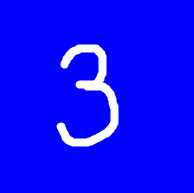
#> input picture LV6/test.png, 194 x 193 px, found by its file name
$ python Skripta_6_2.py
#> lines starting #> are read from the running program, lines starting #| are printed output that depends on the picture
from matplotlib import pyplot as plt
from skimage.transform import resize
from skimage import color
import matplotlib.image as mpimg
import numpy as np
import joblib

# ucitaj sliku i prikazi ju
filename = 'LV6/test.png'

img = mpimg.imread(filename)
#> img is the input picture: shape (193, 194, 4) float32; mean R, G, B, A 0.0487, 0.0487, 1, 1
img = color.rgb2gray(img[:,:,0:3])
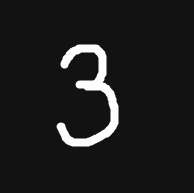
#> img: shape (193, 194) float32; min 0.0721, max 1, mean 0.117
img = resize(img, (28, 28))
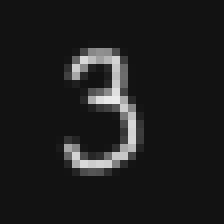
#> img: shape (28, 28) float32 (shown 8 times larger); min 0.0721, max 0.923, mean 0.117

plt.figure()
plt.imshow(img, cmap=plt.get_cmap('gray'))
plt.show()


# TODO: prebacite sliku u vektor odgovarajuce velicine
img = np.reshape(img,(1,28*28))


# vrijednosti piksela kao float32
img = img.astype('float32')

# ucitavanje modela
filename = "NN_model.sav"
#> (the run stopped early here; a loop or call above may not have finished)
